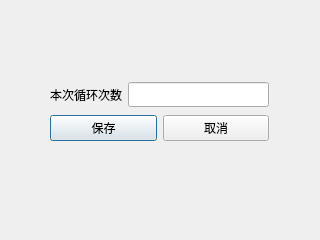
<?xml version="1.0" encoding="UTF-8"?>
<ui version="4.0">
 <class>CreateNewFile</class>
 <widget class="QDialog" name="CreateNewFile">
  <property name="geometry">
   <rect>
    <x>0</x>
    <y>0</y>
    <width>320</width>
    <height>240</height>
   </rect>
  </property>
  <property name="minimumSize">
   <size>
    <width>320</width>
    <height>240</height>
   </size>
  </property>
  <property name="maximumSize">
   <size>
    <width>320</width>
    <height>240</height>
   </size>
  </property>
  <property name="font">
   <font>
    <family>微软雅黑</family>
   </font>
  </property>
  <property name="windowTitle">
   <string>Dialog</string>
  </property>
  <widget class="QWidget" name="">
   <property name="geometry">
    <rect>
     <x>50</x>
     <y>80</y>
     <width>219</width>
     <height>64</height>
    </rect>
   </property>
   <layout class="QVBoxLayout" name="verticalLayout">
    <item>
     <layout class="QVBoxLayout" name="verticalLayout_3">
      <item>
       <layout class="QVBoxLayout" name="verticalLayout_4">
        <item>
         <layout class="QHBoxLayout" name="horizontalLayout_2">
          <item>
           <widget class="QLabel" name="label">
            <property name="text">
             <string>本次循环次数</string>
            </property>
           </widget>
          </item>
          <item>
           <widget class="QLineEdit" name="lineEdit"/>
          </item>
         </layout>
        </item>
       </layout>
      </item>
     </layout>
    </item>
    <item>
     <layout class="QHBoxLayout" name="horizontalLayout">
      <item>
       <widget class="QPushButton" name="pushButton_1">
        <property name="text">
         <string>保存</string>
        </property>
       </widget>
      </item>
      <item>
       <widget class="QPushButton" name="pushButton_3">
        <property name="text">
         <string>取消</string>
        </property>
       </widget>
      </item>
     </layout>
    </item>
   </layout>
  </widget>
 </widget>
 <resources/>
 <connections>
  <connection>
   <sender>pushButton_1</sender>
   <signal>clicked()</signal>
   <receiver>CreateNewFile</receiver>
   <slot>btn_clicked_1()</slot>
   <hints>
    <hint type="sourcelabel">
     <x>115</x>
     <y>130</y>
    </hint>
    <hint type="destinationlabel">
     <x>106</x>
     <y>156</y>
    </hint>
   </hints>
  </connection>
  <connection>
   <sender>pushButton_3</sender>
   <signal>clicked()</signal>
   <receiver>CreateNewFile</receiver>
   <slot>btn_clicked_2()</slot>
   <hints>
    <hint type="sourcelabel">
     <x>193</x>
     <y>126</y>
    </hint>
    <hint type="destinationlabel">
     <x>202</x>
     <y>150</y>
    </hint>
   </hints>
  </connection>
 </connections>
 <slots>
  <slot>get_loop_times()</slot>
  <slot>btn_clicked_2()</slot>
  <slot>btn_clicked_1()</slot>
 </slots>
</ui>
